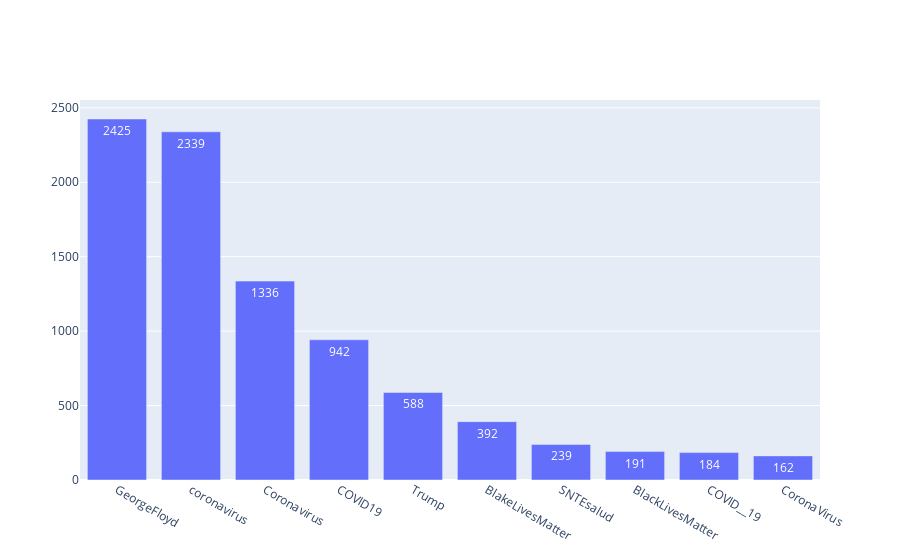

The cell this chart's notebook holds for it:
### Code cell
hashtags = list(hashtag_counts_df['hashtag'][:10])
counts = list(hashtag_counts_df['count'][:10])
fig = go.Figure(data=[go.Bar(
            x=hashtags, y=counts,
            text=counts,
            textposition='auto',
        )])

fig.show()

### Figure 1 — Plotly figure (JSON) as saved in the notebook; plotly's stock layout.template omitted (floating-point values rounded to 4 significant figures)
{"data": [{"text": ["2425", "2339", "1336", "942", "588", "392", "239", "191", "184", "162"], "textposition": "auto", "type": "bar", "x": ["GeorgeFloyd", "coronavirus", "Coronavirus", "COVID19", "Trump", "BlakeLivesMatter", "SNTEsalud", "BlackLivesMatter", "COVID__19", "CoronaVirus"], "y": [2425, 2339, 1336, 942, 588, 392, 239, 191, 184, 162]}], "layout": {}}
